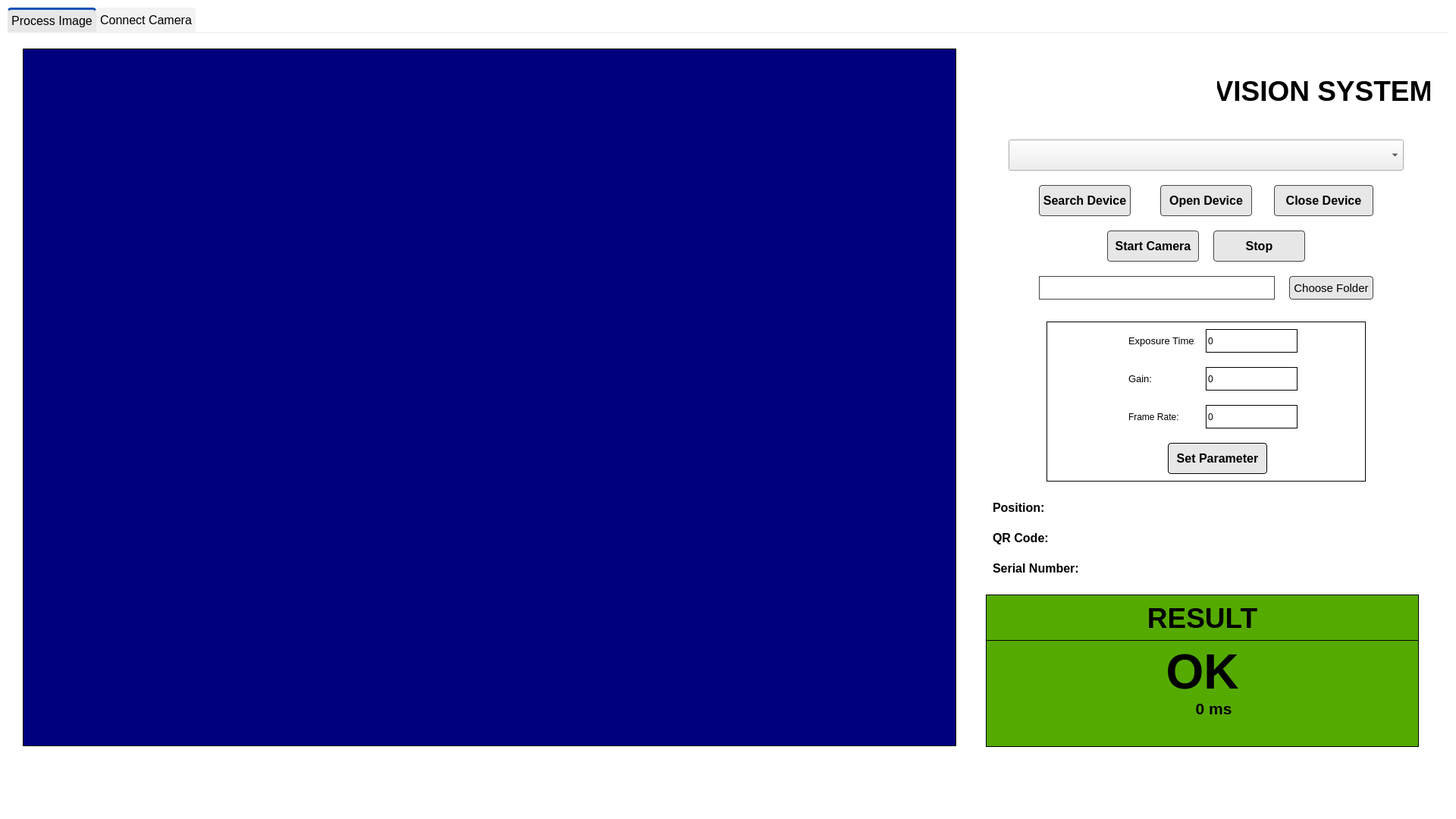
<?xml version="1.0" encoding="UTF-8"?>
<ui version="4.0">
 <class>MainWindow</class>
 <widget class="QMainWindow" name="MainWindow">
  <property name="geometry">
   <rect>
    <x>0</x>
    <y>0</y>
    <width>1920</width>
    <height>1080</height>
   </rect>
  </property>
  <property name="windowTitle">
   <string>MainWindow</string>
  </property>
  <property name="styleSheet">
   <string notr="true">QMainWindow {
                background-color: rgb(255, 255, 255); /* Dark background for the main window */
            }

            QLabel, QPushButton, QTextEdit {
                color: #ffffff; /* White text for readability */
                background-color: #333333; /* Slightly lighter dark gray for widgets */
                border: 1px solid #444444;
                padding: 5px;
                border-radius: 4px;
            }
			
            QTabWidget::pane { /* The tab widget frame */
                border-top: 2px solid #333333;
            }

            QTabBar::tab {
                background: #2b2b2b;
                color: #ccc;
                border: 2px solid #333333;
                border-bottom-color: #333333; /* same as the pane color */
                border-top-left-radius: 4px;
                border-top-right-radius: 4px;
                min-width: 8ex;
                padding: 5px;
            }

            QTabBar::tab:selected, QTabBar::tab:hover {
                background: #3c3c3c;
                color: #ffffff;
                border-color: #0057b7; /* Blue border for selected/hover */
            }

            QTabBar::tab:selected {
                border-color: #333333;
                border-bottom-color: #3c3c3c; /* same as pane color */
            }

            QPushButton:hover {
                background-color: #505050;
                border: 3px solid #0066cc;; /* Blue border for button hover */
            }

     		QMessageBox {
        			background-color: #ffffff; /* White background for the message box */
        			color: rgb(255, 255, 255); /* Black text for general content */
    			}
    		QMessageBox QPushButton {
        			background-color: #8c8c8c;
        			border: none;
       			}
    		QMessageBox QLabel {
        			background-color: #ffffff; /* White background for the message box */
        			color: rgb(0, 0, 0); /* Explicitly setting label text color to black */
        			border: none;
    			}</string>
  </property>
  <widget class="QWidget" name="centralWidget">
   <widget class="QTabWidget" name="tabWidget">
    <property name="geometry">
     <rect>
      <x>10</x>
      <y>10</y>
      <width>1900</width>
      <height>991</height>
     </rect>
    </property>
    <property name="font">
     <font>
      <pointsize>12</pointsize>
     </font>
    </property>
    <property name="styleSheet">
     <string notr="true">            QMainWindow {
                background-color: #333333; /* Dark background for the main window */
            }

            QPushButton, QTextEdit {
                color: black; /* White text for readability */
                background-color: #e7e7e7; /* Slightly lighter dark gray for widgets */
                border: 1px solid #444444;
                padding: 5px;
                border-radius: 4px;
            }
			
            QTabWidget::pane { /* The tab widget frame */
                border-top: 2px solid #f3f3f3;
            }
            QTabBar::tab {
                background: #f3f3f3;
                color: rgb(0, 0, 0);
                border: 1px;
                min-width: 8ex;
                padding: 5px;
            }

            QTabBar::tab:selected, QTabBar::tab:hover {
				background: #e7e7e7;
				border-top: 3px solid #0f52ba;
            }


            QPushButton:hover {
 				 background-color: rgb(60, 170, 255);
                border: 1px solid #0066cc;; /* Blue border for button hover */
            }

QScrollBar:vertical {
                background: #2e2e2e;
                width: 14px;
                margin: 15px 3px 15px 3px;
                border: 1px solid #222222;
                border-radius: 5px;
            }

QScrollBar::handle:vertical {
                background: #5c90d2;
                min-height: 20px;
                border-radius: 5px;
            }

QScrollBar::handle:vertical:hover {
                background: #787878;
            }
QScrollBar::add-line:vertical, QScrollBar::sub-line:vertical {
                background: none;
            }
QScrollBar::add-page:vertical, QScrollBar::sub-page:vertical {
                background: none;
            }

 			QRadioButton {
    			color: #b1b1b1; /* Default text color */
    			spacing: 5px; /* Spacing around text and icon */
			}
			QRadioButton::indicator {
    			width: 13px;
    			height: 13px;
    			border-radius: 7px; /* Circular indicators */
			}
			QRadioButton::indicator:unchecked {
    			background-color: #cae1ff; /* Light gray background when unchecked */
   			 	border: 1px solid #0066cc; /* Gray border */
			}
			QRadioButton::indicator:checked {
    			background-color: #5c90d2; /* Blue background when checked */
    			border: 1px solid #0066cc; /* Darker blue border */
			}

			QRadioButton::indicator:hover {
    			background-color: #5c90d2; /* Darker grey background when checked */
                border: 2px solid #0066cc; /* White border when checked */
			}
			QRadioButton::indicator:checked:hover {
    			background-color: #5c90d2; /* Darker grey background when checked */
                border: 1px solid #0066cc; /* White border when checked */
			}
QMessageBox {
        			background-color: #ffffff; /* White background for the message box */
        			color: rgb(255, 255, 255); /* Black text for general content */
    			}
    		QMessageBox QPushButton {
        			background-color: #8c8c8c;
        			border: none;
       			}
    		QMessageBox QLabel {
        			background-color: #ffffff; /* White background for the message box */
        			color: rgb(0, 0, 0); /* Explicitly setting label text color to black */
        			border: none;
    			}
</string>
    </property>
    <property name="currentIndex">
     <number>0</number>
    </property>
    <widget class="QWidget" name="tab_Onl">
     <attribute name="title">
      <string>Process Image</string>
     </attribute>
     <widget class="QLabel" name="label_img_out">
      <property name="geometry">
       <rect>
        <x>20</x>
        <y>20</y>
        <width>1231</width>
        <height>920</height>
       </rect>
      </property>
      <property name="styleSheet">
       <string notr="true">border-radius: 0px;
border: 1px solid rgb(0, 0, 0);
background-color:  rgb(0, 0, 127);</string>
      </property>
      <property name="text">
       <string/>
      </property>
      <property name="alignment">
       <set>Qt::AlignCenter</set>
      </property>
     </widget>
     <widget class="QLabel" name="label_Roi">
      <property name="geometry">
       <rect>
        <x>940</x>
        <y>100</y>
        <width>281</width>
        <height>31</height>
       </rect>
      </property>
      <property name="font">
       <font>
        <pointsize>11</pointsize>
       </font>
      </property>
      <property name="styleSheet">
       <string notr="true">background-color: none;
border:none;
color: rgb(255, 0, 0);</string>
      </property>
      <property name="text">
       <string/>
      </property>
      <property name="alignment">
       <set>Qt::AlignRight|Qt::AlignTrailing|Qt::AlignVCenter</set>
      </property>
     </widget>
     <widget class="QWidget" name="widget" native="true">
      <property name="geometry">
       <rect>
        <x>1260</x>
        <y>20</y>
        <width>631</width>
        <height>921</height>
       </rect>
      </property>
      <property name="styleSheet">
       <string notr="true"/>
      </property>
      <widget class="QLabel" name="label_check">
       <property name="geometry">
        <rect>
         <x>30</x>
         <y>720</y>
         <width>571</width>
         <height>201</height>
        </rect>
       </property>
       <property name="font">
        <font>
         <pointsize>48</pointsize>
         <bold>true</bold>
         <kerning>true</kerning>
        </font>
       </property>
       <property name="styleSheet">
        <string notr="true">color: rgb(0, 0, 0);
border: 1px solid rgb(0, 0, 0);
background-color: rgb(85, 170, 0);
border-radius: 0px;</string>
       </property>
       <property name="text">
        <string>OK</string>
       </property>
       <property name="alignment">
        <set>Qt::AlignHCenter|Qt::AlignTop</set>
       </property>
       <property name="margin">
        <number>0</number>
       </property>
       <property name="indent">
        <number>60</number>
       </property>
      </widget>
      <widget class="QLabel" name="label_6">
       <property name="geometry">
        <rect>
         <x>30</x>
         <y>720</y>
         <width>571</width>
         <height>61</height>
        </rect>
       </property>
       <property name="font">
        <font>
         <pointsize>28</pointsize>
         <bold>true</bold>
        </font>
       </property>
       <property name="styleSheet">
        <string notr="true">color: rgb(0, 0, 0);
border: 1px solid rgb(0, 0, 0);
background-color: none;
border-radius: 0px;</string>
       </property>
       <property name="text">
        <string>RESULT</string>
       </property>
       <property name="alignment">
        <set>Qt::AlignCenter</set>
       </property>
      </widget>
      <widget class="QLabel" name="label_2">
       <property name="geometry">
        <rect>
         <x>330</x>
         <y>10</y>
         <width>291</width>
         <height>91</height>
        </rect>
       </property>
       <property name="font">
        <font>
         <pointsize>28</pointsize>
         <bold>true</bold>
        </font>
       </property>
       <property name="styleSheet">
        <string notr="true">color: none;
background-color: rgb(255, 255, 255);
border:none;</string>
       </property>
       <property name="text">
        <string>VISION SYSTEM</string>
       </property>
       <property name="alignment">
        <set>Qt::AlignCenter</set>
       </property>
      </widget>
      <widget class="QLabel" name="label_logo">
       <property name="geometry">
        <rect>
         <x>10</x>
         <y>0</y>
         <width>321</width>
         <height>111</height>
        </rect>
       </property>
       <property name="styleSheet">
        <string notr="true">background-color: none;
border:none</string>
       </property>
       <property name="text">
        <string/>
       </property>
       <property name="pixmap">
        <pixmap>image/logo.png</pixmap>
       </property>
      </widget>
      <widget class="QLabel" name="label_time">
       <property name="geometry">
        <rect>
         <x>130</x>
         <y>850</y>
         <width>401</width>
         <height>41</height>
        </rect>
       </property>
       <property name="font">
        <font>
         <pointsize>16</pointsize>
         <bold>true</bold>
        </font>
       </property>
       <property name="styleSheet">
        <string notr="true">border: none;
background-color:none;
color: rgb(0, 0, 0);</string>
       </property>
       <property name="text">
        <string>0 ms</string>
       </property>
       <property name="alignment">
        <set>Qt::AlignCenter</set>
       </property>
      </widget>
      <widget class="QGroupBox" name="groupBox">
       <property name="geometry">
        <rect>
         <x>110</x>
         <y>360</y>
         <width>421</width>
         <height>211</height>
        </rect>
       </property>
       <property name="styleSheet">
        <string notr="true">
				border: 1px solid rgb(0, 0, 0);
</string>
       </property>
       <property name="title">
        <string/>
       </property>
       <widget class="QLineEdit" name="edtFrameRate">
        <property name="geometry">
         <rect>
          <x>210</x>
          <y>110</y>
          <width>121</width>
          <height>31</height>
         </rect>
        </property>
        <property name="text">
         <string>0</string>
        </property>
       </widget>
       <widget class="QLabel" name="label">
        <property name="geometry">
         <rect>
          <x>100</x>
          <y>110</y>
          <width>91</width>
          <height>31</height>
         </rect>
        </property>
        <property name="styleSheet">
         <string notr="true">background-color: none;
color: rgb(0, 0, 0);
border:none;
</string>
        </property>
        <property name="text">
         <string>Frame Rate:</string>
        </property>
       </widget>
       <widget class="QLabel" name="label_3">
        <property name="geometry">
         <rect>
          <x>100</x>
          <y>10</y>
          <width>101</width>
          <height>31</height>
         </rect>
        </property>
        <property name="font">
         <font>
          <pointsize>10</pointsize>
         </font>
        </property>
        <property name="styleSheet">
         <string notr="true">background-color: none;
color: rgb(0, 0, 0);
border:none;
</string>
        </property>
        <property name="text">
         <string>Exposure Time:</string>
        </property>
       </widget>
       <widget class="QLineEdit" name="edtExposureTime">
        <property name="geometry">
         <rect>
          <x>210</x>
          <y>10</y>
          <width>121</width>
          <height>31</height>
         </rect>
        </property>
        <property name="text">
         <string>0</string>
        </property>
       </widget>
       <widget class="QLabel" name="label_4">
        <property name="geometry">
         <rect>
          <x>100</x>
          <y>60</y>
          <width>91</width>
          <height>31</height>
         </rect>
        </property>
        <property name="font">
         <font>
          <pointsize>10</pointsize>
         </font>
        </property>
        <property name="styleSheet">
         <string notr="true">background-color: none;
color: rgb(0, 0, 0);
border:none;
</string>
        </property>
        <property name="text">
         <string>Gain:</string>
        </property>
       </widget>
       <widget class="QLineEdit" name="edtGain">
        <property name="geometry">
         <rect>
          <x>210</x>
          <y>60</y>
          <width>121</width>
          <height>31</height>
         </rect>
        </property>
        <property name="text">
         <string>0</string>
        </property>
       </widget>
       <widget class="QPushButton" name="bnSet">
        <property name="enabled">
         <bool>true</bool>
        </property>
        <property name="geometry">
         <rect>
          <x>160</x>
          <y>160</y>
          <width>131</width>
          <height>41</height>
         </rect>
        </property>
        <property name="font">
         <font>
          <pointsize>12</pointsize>
          <bold>true</bold>
         </font>
        </property>
        <property name="focusPolicy">
         <enum>Qt::ClickFocus</enum>
        </property>
        <property name="styleSheet">
         <string notr="true"/>
        </property>
        <property name="text">
         <string>Set Parameter</string>
        </property>
       </widget>
      </widget>
      <widget class="QPushButton" name="bnEnum">
       <property name="geometry">
        <rect>
         <x>100</x>
         <y>180</y>
         <width>121</width>
         <height>41</height>
        </rect>
       </property>
       <property name="font">
        <font>
         <pointsize>12</pointsize>
         <bold>true</bold>
        </font>
       </property>
       <property name="text">
        <string>Search Device</string>
       </property>
      </widget>
      <widget class="QPushButton" name="bnOpen">
       <property name="geometry">
        <rect>
         <x>260</x>
         <y>180</y>
         <width>121</width>
         <height>41</height>
        </rect>
       </property>
       <property name="font">
        <font>
         <pointsize>12</pointsize>
         <bold>true</bold>
        </font>
       </property>
       <property name="text">
        <string>Open Device</string>
       </property>
      </widget>
      <widget class="QComboBox" name="ComboDevices">
       <property name="geometry">
        <rect>
         <x>60</x>
         <y>120</y>
         <width>521</width>
         <height>41</height>
        </rect>
       </property>
       <property name="font">
        <font>
         <pointsize>12</pointsize>
         <bold>true</bold>
        </font>
       </property>
       <property name="styleSheet">
        <string notr="true"/>
       </property>
       <property name="frame">
        <bool>true</bool>
       </property>
      </widget>
      <widget class="QPushButton" name="bnClose">
       <property name="enabled">
        <bool>true</bool>
       </property>
       <property name="geometry">
        <rect>
         <x>410</x>
         <y>180</y>
         <width>131</width>
         <height>41</height>
        </rect>
       </property>
       <property name="font">
        <font>
         <pointsize>12</pointsize>
         <bold>true</bold>
        </font>
       </property>
       <property name="focusPolicy">
        <enum>Qt::ClickFocus</enum>
       </property>
       <property name="styleSheet">
        <string notr="true"/>
       </property>
       <property name="text">
        <string>Close Device</string>
       </property>
      </widget>
      <widget class="QLabel" name="label_7">
       <property name="geometry">
        <rect>
         <x>30</x>
         <y>630</y>
         <width>121</width>
         <height>31</height>
        </rect>
       </property>
       <property name="font">
        <font>
         <pointsize>12</pointsize>
         <bold>true</bold>
        </font>
       </property>
       <property name="styleSheet">
        <string notr="true">color: rgb(0, 0, 0);
border: none;
background-color: none;
border-radius: 0px;</string>
       </property>
       <property name="text">
        <string>QR Code:</string>
       </property>
       <property name="alignment">
        <set>Qt::AlignLeading|Qt::AlignLeft|Qt::AlignVCenter</set>
       </property>
      </widget>
      <widget class="QLabel" name="label_8">
       <property name="geometry">
        <rect>
         <x>30</x>
         <y>670</y>
         <width>161</width>
         <height>31</height>
        </rect>
       </property>
       <property name="font">
        <font>
         <pointsize>12</pointsize>
         <bold>true</bold>
        </font>
       </property>
       <property name="layoutDirection">
        <enum>Qt::LeftToRight</enum>
       </property>
       <property name="styleSheet">
        <string notr="true">color: rgb(0, 0, 0);
border: none;
background-color: none;
border-radius: 0px;</string>
       </property>
       <property name="text">
        <string>Serial Number:</string>
       </property>
       <property name="alignment">
        <set>Qt::AlignLeading|Qt::AlignLeft|Qt::AlignVCenter</set>
       </property>
      </widget>
      <widget class="QLabel" name="qr_code">
       <property name="geometry">
        <rect>
         <x>110</x>
         <y>630</y>
         <width>231</width>
         <height>31</height>
        </rect>
       </property>
       <property name="font">
        <font>
         <pointsize>12</pointsize>
         <bold>true</bold>
        </font>
       </property>
       <property name="styleSheet">
        <string notr="true">color: rgb(0, 0, 0);
border: none;
background-color: none;
border-radius: 0px;</string>
       </property>
       <property name="text">
        <string/>
       </property>
       <property name="alignment">
        <set>Qt::AlignLeading|Qt::AlignLeft|Qt::AlignVCenter</set>
       </property>
      </widget>
      <widget class="QLabel" name="serial">
       <property name="geometry">
        <rect>
         <x>160</x>
         <y>670</y>
         <width>371</width>
         <height>31</height>
        </rect>
       </property>
       <property name="font">
        <font>
         <pointsize>12</pointsize>
         <bold>true</bold>
        </font>
       </property>
       <property name="styleSheet">
        <string notr="true">color: rgb(0, 0, 0);
border: none;
background-color: none;
border-radius: 0px;</string>
       </property>
       <property name="text">
        <string/>
       </property>
       <property name="alignment">
        <set>Qt::AlignLeading|Qt::AlignLeft|Qt::AlignVCenter</set>
       </property>
      </widget>
      <widget class="QPushButton" name="bnStart">
       <property name="enabled">
        <bool>true</bool>
       </property>
       <property name="geometry">
        <rect>
         <x>190</x>
         <y>240</y>
         <width>121</width>
         <height>41</height>
        </rect>
       </property>
       <property name="font">
        <font>
         <pointsize>12</pointsize>
         <bold>true</bold>
        </font>
       </property>
       <property name="focusPolicy">
        <enum>Qt::ClickFocus</enum>
       </property>
       <property name="styleSheet">
        <string notr="true"/>
       </property>
       <property name="text">
        <string>Start Camera</string>
       </property>
      </widget>
      <widget class="QPushButton" name="bnStop">
       <property name="enabled">
        <bool>true</bool>
       </property>
       <property name="geometry">
        <rect>
         <x>330</x>
         <y>240</y>
         <width>121</width>
         <height>41</height>
        </rect>
       </property>
       <property name="font">
        <font>
         <pointsize>12</pointsize>
         <bold>true</bold>
        </font>
       </property>
       <property name="focusPolicy">
        <enum>Qt::ClickFocus</enum>
       </property>
       <property name="styleSheet">
        <string notr="true"/>
       </property>
       <property name="text">
        <string>Stop</string>
       </property>
      </widget>
      <widget class="QLabel" name="label_9">
       <property name="geometry">
        <rect>
         <x>30</x>
         <y>590</y>
         <width>121</width>
         <height>31</height>
        </rect>
       </property>
       <property name="font">
        <font>
         <pointsize>12</pointsize>
         <bold>true</bold>
        </font>
       </property>
       <property name="styleSheet">
        <string notr="true">color: rgb(0, 0, 0);
border: none;
background-color: none;
border-radius: 0px;</string>
       </property>
       <property name="text">
        <string>Position:</string>
       </property>
       <property name="alignment">
        <set>Qt::AlignLeading|Qt::AlignLeft|Qt::AlignVCenter</set>
       </property>
      </widget>
      <widget class="QLabel" name="position">
       <property name="geometry">
        <rect>
         <x>110</x>
         <y>590</y>
         <width>231</width>
         <height>31</height>
        </rect>
       </property>
       <property name="font">
        <font>
         <pointsize>12</pointsize>
         <bold>true</bold>
        </font>
       </property>
       <property name="styleSheet">
        <string notr="true">color: rgb(0, 0, 0);
border: none;
background-color: none;
border-radius: 0px;</string>
       </property>
       <property name="text">
        <string/>
       </property>
       <property name="alignment">
        <set>Qt::AlignLeading|Qt::AlignLeft|Qt::AlignVCenter</set>
       </property>
      </widget>
      <widget class="QPushButton" name="bnFolder">
       <property name="enabled">
        <bool>true</bool>
       </property>
       <property name="geometry">
        <rect>
         <x>430</x>
         <y>300</y>
         <width>111</width>
         <height>31</height>
        </rect>
       </property>
       <property name="font">
        <font>
         <pointsize>11</pointsize>
         <bold>false</bold>
        </font>
       </property>
       <property name="focusPolicy">
        <enum>Qt::ClickFocus</enum>
       </property>
       <property name="styleSheet">
        <string notr="true"/>
       </property>
       <property name="text">
        <string>Choose Folder</string>
       </property>
      </widget>
      <widget class="QLabel" name="dir">
       <property name="geometry">
        <rect>
         <x>100</x>
         <y>300</y>
         <width>311</width>
         <height>31</height>
        </rect>
       </property>
       <property name="font">
        <font>
         <pointsize>12</pointsize>
         <bold>true</bold>
        </font>
       </property>
       <property name="styleSheet">
        <string notr="true">color: rgb(0, 0, 0);
background-color: none;
border-radius: 0px;</string>
       </property>
       <property name="text">
        <string/>
       </property>
       <property name="alignment">
        <set>Qt::AlignLeading|Qt::AlignLeft|Qt::AlignVCenter</set>
       </property>
      </widget>
     </widget>
     <zorder>widget</zorder>
     <zorder>label_img_out</zorder>
     <zorder>label_Roi</zorder>
    </widget>
    <widget class="QWidget" name="tab_Off">
     <attribute name="title">
      <string>Connect Camera</string>
     </attribute>
    </widget>
   </widget>
  </widget>
 </widget>
 <layoutdefault spacing="6" margin="11"/>
 <resources/>
 <connections/>
</ui>
